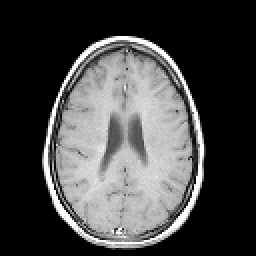
%> input picture Chapter 13/mri.tif, 128 x 128 px (shown 2 times larger)
$ octave Ex13_9v3.m   (GNU Octave 9; MATLAB toolbox functions it lacks are replaced by stand-ins)
%> lines starting %> are read from the running program, lines starting %| are printed output that depends on the picture
% Example 13.9 Interactive Image Registration
% Load a frame of the MRI image (mri.tif) and perform a spatial
%     tranformation that tilts the image backward.
% Use interactive registration and the MATALAB function 'cp2tform'
%   to realing the image
%
clear all; close all;
frame = 18;
nu_points = 4;                      % Number of image reference points
[I(:,:,:,1), map ] = imread('mri.tif', frame);
%> map = 256 rows, first 12: [0 0 0; 0.00784 0.00784 0.00784; 0.0196 0.0196 0.0196; 0.0314 0.0314 0.0314; 0.0431 0.0431 0.0431; 0.0549 0.0549 0.0549; 0.0667 0.0667 0.0667; 0.0784 0.0784 0.0784; 0.0902 0.0902 0.0902; 0.102 0.102 0.102; 0.114 0.114 0.114; 0.125 0.125 0.125]
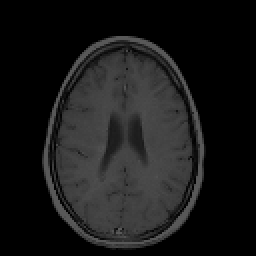
%> I: size 128x128 uint8 (shown 2 times larger); min 0, max 88, mean 24.1
if isempty(map) == 0                    % Check to see if Indexed data
    I = ind2gray(I,map);                % If so, convert to Intensity image
else
    I = im2double(I);                 % Convert to double and scale
end
[M N]= size(I);
%> M = 128; N = 128
%
% Perform projective transformation
U = [1 1; 1 M; N M; N 1];
%> U = [1 1; 1 128; 128 128; 128 1]
offset = .15*N;
%> offset = 19.2
H = .2 * N;
%> H = 25.6
V = .15 * M;
%> V = 19.2
X = [1-offset+H 1+offset-V; 1+offset+H M-offset-V; N-offset+H M-offset-V; N+offset+H 1+offset-V];
%> X = [7.4 1; 45.8 89.6; 134.4 89.6; 172.8 1]
Tform1 = maketform('projective', U, X);
I_transform = imtransform(I,Tform1,'Xdata',[1 N],'Ydata',[1 M]);
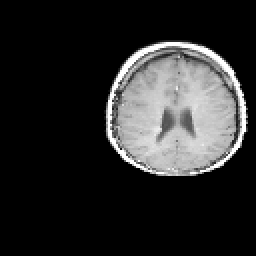
%> I_transform: size 128x128 uint8 (shown 2 times larger); min 0, max 255, mean 41.8
%
% Open two display windows
fig(1) = figure;
    imshow(I);
fig(2) = figure;
    imshow(I_transform);
    title('Input eight reference points');
    %
for i = 1:2  % Get reference point for both images
    figure(fig(i));
    hold on;
    title('Enter four reference points');
    for j = 1:nu_points
%> (the run ends here)
